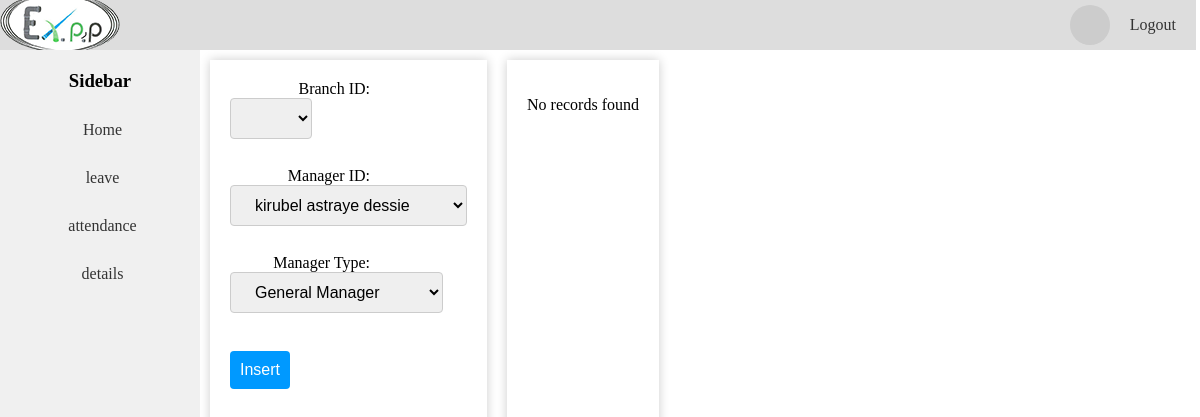
Before: /branchmanager.php with the older database file.
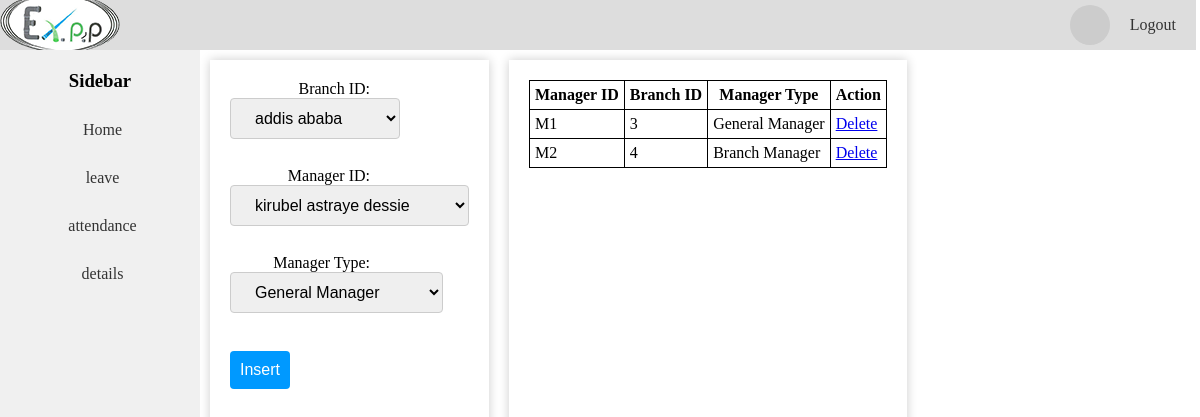
After: the same page with the newer database file.
### tables this page shows
CREATE TABLE `branchmanager` (
  `managerID` varchar(255) NOT NULL,
  `branchID` int(11) NOT NULL,
  `managertype` varchar(25) NOT NULL
);

### branchmanager.php (the view, shortened to what this page needs)
<!DOCTYPE html>
<html>
<head>
</head>
<body>
<div class="page-container">
  <?php include 'header.php'; ?>
  <div class="content-container">
  <div class="sidebar">
    <h3>Sidebar</h3>
    <a href="employeedashboard.php">Home</a>
    <a href="employeeleave.php">leave</a>
    <a class="active"href="employeeattendance.php">attendance</a>
    <a href="employee.php">details</a>
  </div>
<div class="container">
    <form id="form" action="fillbranchmanager.php" method="post">
        <label for="branchID">Branch ID:</label><br>
        <select id="branchID" name="branchID">
          <?php
require_once "connection.php";
$sql = "SELECT branchID, branchname FROM branch";
$stmt = $conn->prepare($sql);
$stmt->execute();
$stmt->bind_result($id, $name);
while ($stmt->fetch()) {
    echo "<option value='$id'>$name</option>";
}
?>
</select><br><br>
<label for="managerID">Manager ID:</label><br>
<select id="managerID" name="managerID">
    <?php
    $sql = "SELECT managerID, CONCAT(firstname, ' ', middlename, ' ', lastname) as name FROM manager";
    $stmt = $conn->prepare($sql);
    $stmt->execute();
    $stmt->bind_result($id, $name);
    while ($stmt->fetch()) {
        echo "<option value='$id'>$name</option>";
    }
    ?>
</select><br><br>
<label for="managertype">Manager Type:</label><br>
<select id="managertype" name="managertype">
    <option value="General Manager">General Manager</option>
</select><br><br>
<input type="submit" name="insert" value="Insert">
</form>
</div>
<div class="container">
<!DOCTYPE html>
<html>
<head>
</head>
<body>
	<?php
	$sql = "SELECT * FROM branchmanager";
	$result = mysqli_query($conn, $sql);
	if (mysqli_num_rows($result) > 0) {
		echo "<table>";
		echo "<tr><th>Manager ID</th><th>Branch ID</th><th>Manager Type</th><th>Action</th></tr>";
		while ($row = mysqli_fetch_assoc($result)) {
			echo "<tr>";
			echo "<td>" . $row['managerID'] . "</td>";
			echo "<td>" . $row['branchID'] . "</td>";
			echo "<td>" . $row['managertype'] . "</td>";
			echo "<td><a href='?delete=1&managerID=" . $row['managerID'] . "&branchID=" . $row['branchID'] . "&managertype=" . $row['managertype'] . "'>Delete</a></td>";
			echo "</tr>";
		}
		echo "</table>";
	} else {
		echo "<p>No records found</p>";
	}
	?>
</body>
</html>
    </div>
    </div>
    </div>
</body>
</html>

Changed rows visible on the page:
added branchmanager: managerID "M1", branchID "3", managertype "General Manager"
added branchmanager: managerID "M2", branchID "4", managertype "Branch Manager"
Other visible differences:
form field branchID: (not shown) → "addis ababa"
text no longer shown: "No records found"
text now shown: "Manager ID Branch ID Manager Type Action"
